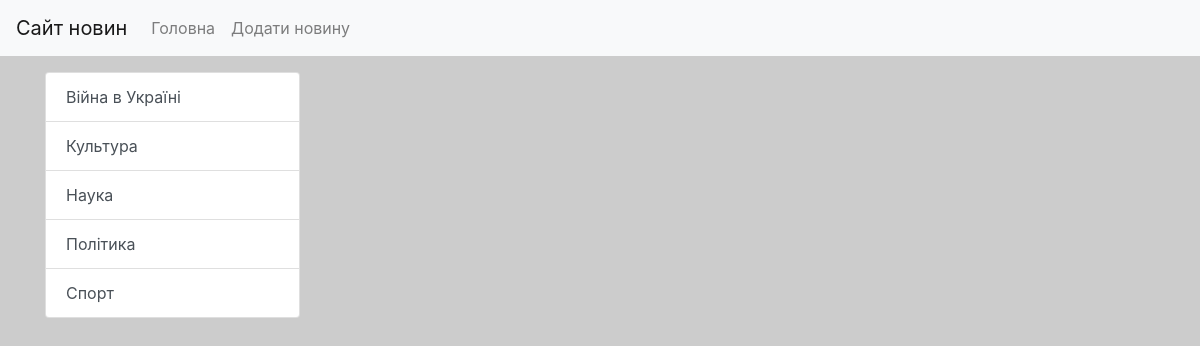
The app's page /category/2/, older data.
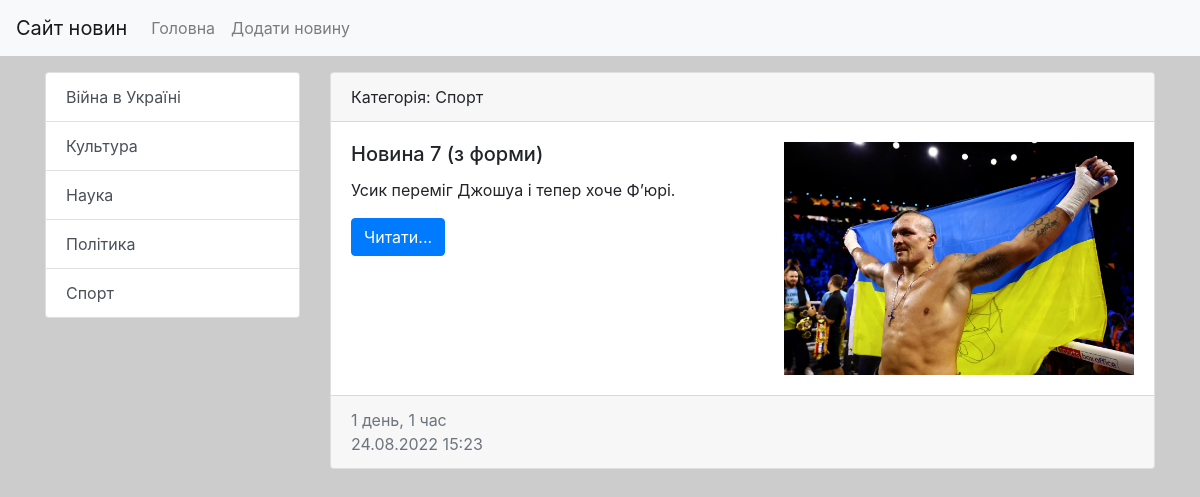
The same page, newer data.
### news/models.py (models this page shows, shortened)
class Category(models.Model):
    title = models.CharField(max_length=150, db_index=True, verbose_name='Назва категорії')
    def get_absolute_url(self):
        return reverse('category', kwargs={'category_id': self.pk})
    def __str__(self):
        return self.title
    class Meta:
        verbose_name = 'Категорія'
        verbose_name_plural = 'Категорії'
        ordering = ['title']

class News(models.Model):
    title = models.CharField(max_length=150, verbose_name='Заголовок')
    content = models.TextField(blank=True, verbose_name='Зміст')
    created_at = models.DateTimeField(auto_now_add=True, verbose_name='Створено')
    updated_at = models.DateTimeField(auto_now=True, verbose_name='Оновлено')
    photo = models.ImageField(upload_to='photos/%Y/%m/%d/', verbose_name='Фото', blank=True)
    is_published = models.BooleanField(default=True, verbose_name='Опубліковано')
    category = models.ForeignKey('Category', on_delete=models.PROTECT, verbose_name='Категорія')
    def get_absolute_url(self):
        return reverse('view_news', kwargs={'news_id': self.pk})
    class Meta:
        verbose_name = 'Новина'
        verbose_name_plural = 'Новини'
        ordering = ['-created_at']

### news/views.py (the view)
# urls.py: path('category/<int:category_id>/', get_category, name='category'),
def get_category(request, category_id):
    news = News.objects.filter(category_id=category_id)
    category = Category.objects.get(pk=category_id)
    return render(request, 'news/category.html', {'news': news, 'category': category})

### news/templatetags/news_tags.py (called while the page is built)
@register.inclusion_tag('news/list_categories.html')
def show_categories():
    categories = Category.objects.all()
    return {'categories': categories}

### news/templates/news/category.html (shortened to what this page needs)
{% extends 'base.html' %}
{% block sidebar %}
{% include 'inc/_sidebar.html' %}
{% endblock %}
{% block content %}
  {% for i in news %}
  <div class="card mb-3">
    <div class="card-header">
      Категорія: {{ i.category }}
    </div>
    <div class="card-body">
      <div class="media">
        <div class="media-body">
          <h5 class="card-title">{{ i.title }}</h5>
          <p class="card-text">{{ i.content }}</p>
          <a href="{{ i.get_absolute_url }}" class="btn btn-primary">Читати...</a>
        </div>
        {% if i.photo %}
        <img class="ml-3" src="{{ i.photo.url }}" alt="" width="350">
        {%endif%}
      </div>
    </div>
    <div class="card-footer text-muted">
      {{ i.created_at|timesince}} <br>
      {{ i.created_at|date:"d.m.Y H:i"}}
    </div>
  </div>
  {% endfor %}
{% endblock %}

### news/templates/news/list_categories.html
<div class="list-group">
    {% for item in categories %}
    <a href="{{ item.get_absolute_url }}" class="list-group-item list-group-item-action">{{ item.title }}</a>
    {% endfor %}
</div>

Row changes from the older to the newer data that the page shows:
added News: category "Спорт", title "Новина 7 (з форми)", content "Усик переміг Джошуа і тепер хоче Ф’юрі.", photo (picture), created_at "1 день, 1 час", created_at "24.08.2022 15:23"
